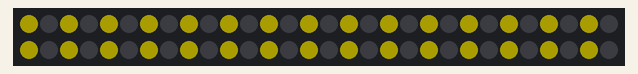
A sketch run on a simulated Arduino Uno, built with avr-gcc and run on an emulated ATmega328P. On the bench: 60 RGB LEDs in strip order, left to right, continuing on the next row. Dim RGB values are drawn brighter than linear; random numbers use the default seed unless the sketch sets one.

Above: at 3.37 s.
At 7.62 s:
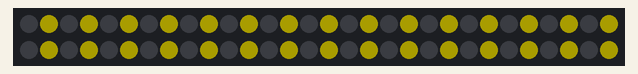
At 12.37 s:
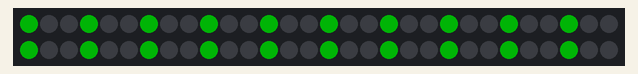
At 21.62 s:
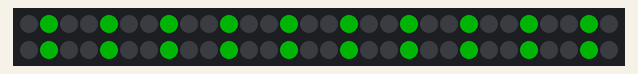
At 30.62 s:
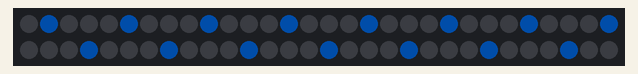
At 39.87 s:
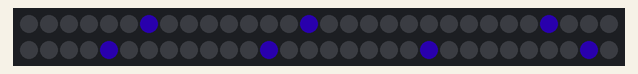

The sketch:

marquee_v2.ino
```cpp
//***************************************************************
// Marquee fun
//  Pixel position down the strip comes from this formula:
//      pos = spacing * (i-1) + spacing
//  i starts at 0 and is incremented by +1 up to NUM_LEDS/spacing.
//
// Marc Miller, Apr 2016
//***************************************************************

#include "FastLED.h"
#define LED_TYPE WS2812
#define DATA_PIN 5
#define CLOCK_PIN 13
#define NUM_LEDS 60
#define COLOR_ORDER GRB
CRGB leds[NUM_LEDS];

uint16_t holdTime = 250;  // Milliseconds to hold position before advancing.
uint8_t spacing = 2;      // Sets pixel spacing. (Use 2 or greater.)
int8_t delta = 1;         // Sets forward or backwards direction amount. (Can be negative.)

boolean fadingTail = 0;   // Add fading tail? [1=true, 0=falue]
uint8_t fadeRate = 170;   // How fast to fade out tail. [0-255]

uint8_t hue = 60;         // Starting color.
boolean DEBUG = 0;        // Print some info to serial monitor. [1=true, 0=falue]

int16_t pos;              // Pixel position.
int8_t advance;           // Stores the advance amount.


//---------------------------------------------------------------
void setup() {
  //Serial.begin(115200);  // Allows serial monitor output (check baud rate)
  delay(3000);  // Startup delay
  FastLED.addLeds<LED_TYPE, DATA_PIN, COLOR_ORDER>(leds, NUM_LEDS);
  FastLED.setBrightness(64);
}

//---------------------------------------------------------------
void loop() {

  EVERY_N_SECONDS(40){  // Change direction every N seconds.
    delta = -1*delta;
  }

  EVERY_N_SECONDS(10){  // Demo changing the pixel spacing every N seconds.
    spacing = spacing + 1;
    if (spacing == 9) { spacing = 2; }  // Reset spacing to 2
    if (spacing >4) { spacing = 8; }  // Jump spacing up to 8
    hue = hue + random8(30,61);  // Shift the hue to something new.
  }

  EVERY_N_MILLISECONDS(holdTime){  // Advance pixels to next position.
    if (DEBUG==1) {  // Print out some info if DEBUG is true.
      Serial.print("delta: "); Serial.print(delta);
      Serial.print("   spacing: "); Serial.print(spacing); Serial.print("    ");
    }
    for (uint8_t i=0; i<(NUM_LEDS/spacing); i++){
      pos = (spacing * (i-1) + spacing + advance) % NUM_LEDS;
      leds[pos] = CHSV(hue,255,255);

      if (DEBUG==1) {  // Print out lit pixels if DEBUG is true.
        Serial.print(" "); Serial.print(pos);
      }
    }
    if (DEBUG==1) { Serial.println(" "); }
    FastLED.show();

    // Fade out tail or set back to black for next loop around.
    if (fadingTail == 1) {
      fadeToBlackBy(leds, NUM_LEDS,fadeRate);
    } else {
      for (uint8_t i=0; i<(NUM_LEDS/spacing); i++){
        pos = (spacing * (i-1) + spacing + advance) % NUM_LEDS;
        leds[pos] = CRGB::Black;
      }
    }

    // Advance pixel postion down strip, and rollover if needed.
    advance = (advance + delta + NUM_LEDS) % NUM_LEDS;
  }

}//end_main_loop
```
